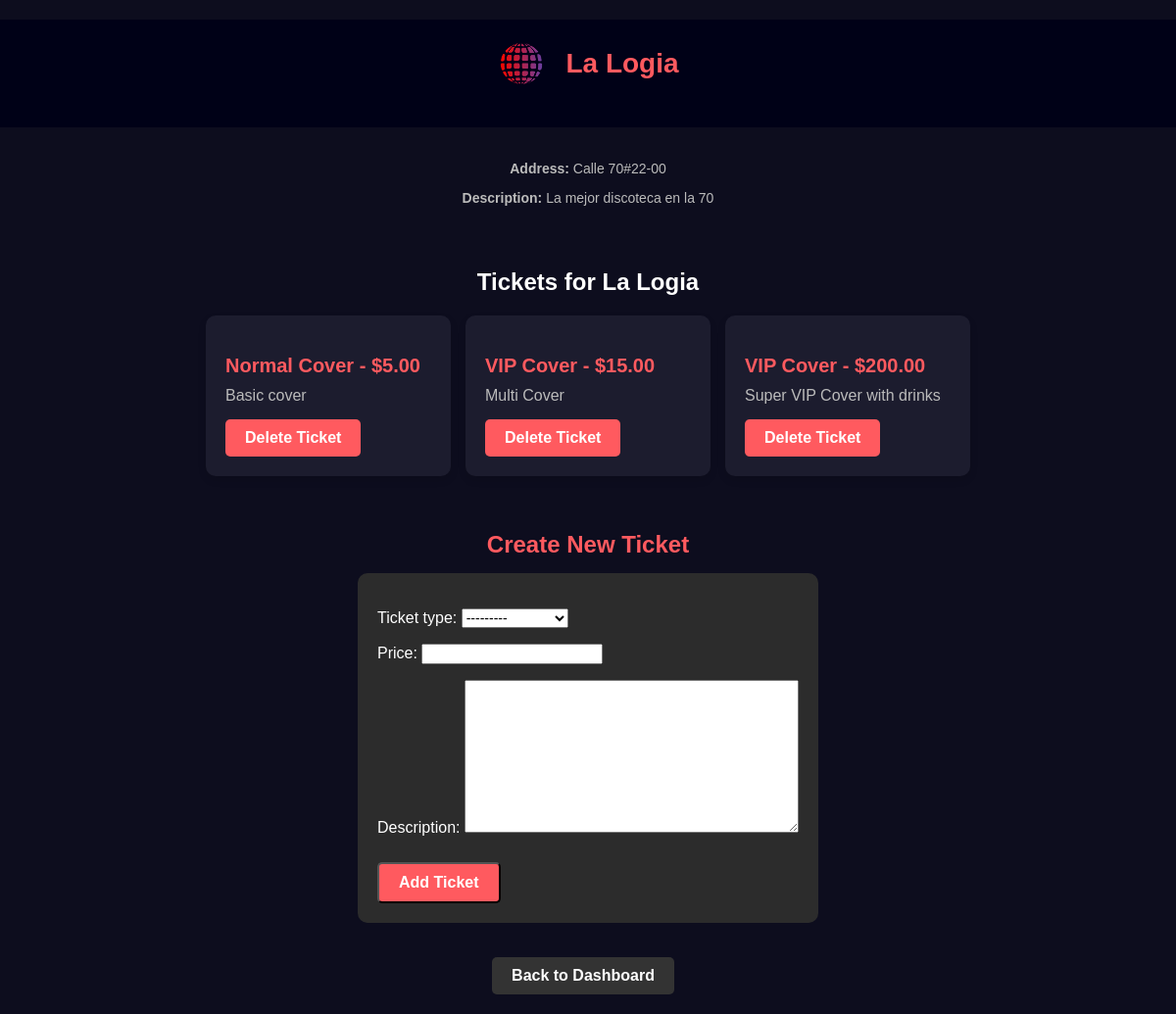
The app's page /en/users/nightclub/5/ (signed in) with its own data.
### tickets/models.py (models this page shows, shortened)
class NightClub(models.Model):
    name = models.CharField(max_length=255)
    address = models.CharField(max_length=255, null=True, blank=True)  # Allow null and blank values
    description = models.TextField(blank=True, null=True)
    image = models.ImageField(upload_to='nightclubs/', blank=True, null=True)
    latitude = models.DecimalField(max_digits=17, decimal_places=15, null=True, blank=True)
    longitude = models.DecimalField(max_digits=17, decimal_places=15, null=True, blank=True)

class Ticket(models.Model):
    TICKET_CHOICES = [
        ('normal', 'Normal Cover'),
        ('vip', 'VIP Cover'),
    ]
    nightclub = models.ForeignKey(NightClub, related_name='tickets', on_delete=models.CASCADE)
    ticket_type = models.CharField(max_length=50, choices=TICKET_CHOICES)
    price = models.DecimalField(max_digits=6, decimal_places=2)
    description = models.TextField(blank=True, null=True)

### users/views.py (the view)
# urls.py: path('nightclub/<int:pk>/', views.nightclub_detail, name='nightclub-detail'),
@staff_member_required
def nightclub_detail(request, pk):
    nightclub = get_object_or_404(NightClub, pk=pk)
    if request.method == 'POST':
        form = TicketForm(request.POST)
        if form.is_valid():
            ticket = form.save(commit=False)
            ticket.nightclub = nightclub  # Assign the nightclub to the ticket
            ticket.save()
            return redirect('nightclub-detail', pk=nightclub.pk)  # Redirect to the same page after ticket creation
    else:
        form = TicketForm()
    tickets = Ticket.objects.filter(nightclub=nightclub)
    return render(request, 'users/nightclub_detail.html', {
        'nightclub': nightclub,
        'tickets': tickets,
        'form': form,
    })

### users/forms.py
class TicketForm(forms.ModelForm):
    class Meta:
        model = Ticket
        fields = ['ticket_type', 'price', 'description']

### users/templates/users/nightclub_detail.html (shortened to what this page needs)
<!DOCTYPE html>
<html lang="en">
<head>
    {% load static %}
    <link rel="stylesheet" href="{% static 'css/styles.css' %}">
</head>
<body>
    <header class="header">
        <div class="logo-section">
            <img src="{% static 'images/logo.png' %}" alt="Logo" class="logo">
            <h1>{{ nightclub.name }}</h1>
        </div>
    </header>
    <div class="nightclub-info centered-section">
        <p><strong>Address:</strong> {{ nightclub.address }}</p>
        <p><strong>Description:</strong> {{ nightclub.description }}</p>
    </div>
    <div class="ticket-section centered-section">
        <h2>Tickets for {{ nightclub.name }}</h2>
        <ul class="tickets-list">
            {% for ticket in tickets %}
            <li class="ticket-card">
                <div class="ticket-info">
                    <h3>{{ ticket.get_ticket_type_display }} - ${{ ticket.price }}</h3>
                    <p>{{ ticket.description }}</p>
                </div>
                <a href="{% url 'delete-ticket' ticket.id %}" class="auth-button red-button">Delete Ticket</a>
            </li>
            {% endfor %}
        </ul>
    </div>
    <div class="centered-section create-ticket-section">
        <h2>Create New Ticket</h2>
        <form method="POST" class="ticket-form">
            {{ form.as_p }}
            <button type="submit" class="auth-button red-button">Add Ticket</button>
        </form>
    </div>
    <div class="centered-section">
        <a href="{% url 'admin-dashboard' %}" class="auth-button back-button">Back to Dashboard</a>
    </div>
</body>
</html>

### tickets/static/css/styles.css (style rules this page uses)
body { background-color: #000117; color: white; font-family: 'Arial', sans-serif; margin: 0; display: flex; flex-direction: column; }
.auth-button { padding: 10px 20px; border-radius: 25px; color: white; font-size: 16px; text-decoration: none; }
.red-button { background-color: #F60800; }
a { text-decoration: none; color: inherit; }
.auth-button { position: relative; padding: 10px 20px; border-radius: 25px; color: white; font-size: 16px; text-decoration: none; background-color: #F60800; }
.auth-button { display: inline-block; padding: 10px 20px; border-radius: 25px; text-decoration: none; color: white; font-size: 16px; margin-right: 10px; }
.nightclub-info { flex-grow: 1; }
.nightclub-info p { font-size: 14px; color: #bbb; }
.logo-section { display: flex; align-items: center; justify-content: center; margin-bottom: 20px; }
.logo { width: 50px; height: auto; margin-right: 10px; }
h1 { font-size: 32px; color: white; margin: 0; }
h2 { color: white; margin-bottom: 20px; }
input[type="text"], input[type="email"], input[type="password"], select { font-size: 14px; }
.auth-button { padding: 10px 20px; border-radius: 25px; color: white; font-size: 16px; text-decoration: none; background-color: #F60800; text-align: center; }
.ticket-card { background-color: #1c1c1c; padding: 15px; border-radius: 10px; box-shadow: 0 4px 8px rgba(0, 0, 0, 0.1); text-align: center; transition: transform 0.3s; }
.ticket-info p { color: #bbb; margin: 5px 0; }

### users/templates/users/nightclub_detail.html (style rules this page uses)
body { font-family: Arial, sans-serif; color: #ffffff; background-color: #0d0d1e; margin: 0; padding: 20px; display: flex; flex-direction: column; align-items: center; }
.header { display: flex; justify-content: center; align-items: center; background-color: #000117; padding: 20px; width: 100%; }
.logo-section { display: flex; align-items: center; gap: 10px; text-align: center; }
.logo { height: 50px; }
.header h1 { color: #FF5A5F; font-size: 28px; }
.centered-section { text-align: center; margin-top: 20px; }
.ticket-section { margin-top: 30px; }
.tickets-list { display: grid; grid-template-columns: repeat(auto-fill, minmax(250px, 1fr)); gap: 15px; padding: 0; list-style-type: none; width: 100%; max-width: 800px; }
.ticket-card { background-color: #1c1c2e; padding: 20px; border-radius: 10px; color: white; transition: box-shadow 0.3s ease, transform 0.3s ease; text-align: left; display: flex; flex-direction: column; align-items: flex-start; }
.ticket-info h3 { color: #FF5A5F; font-size: 20px; margin-bottom: 10px; }
.auth-button { padding: 10px 20px; border-radius: 5px; text-decoration: none; color: #ffffff; background-color: #FF5A5F; font-weight: bold; cursor: pointer; margin-top: 10px; text-align: center; display: inline-block; transition: background-color 0.3s ease; }
.ticket-form { display: inline-block; text-align: left; background-color: #2c2c2c; padding: 20px; border-radius: 10px; color: #ffffff; }
.create-ticket-section h2 { color: #FF5A5F; margin-bottom: 15px; }
.back-button { background-color: #333; margin-top: 15px; }

### records on screen
NightClub: name "La Logia", address "Calle 70#22-00", description "La mejor discoteca en la 70"
Ticket: ticket_type "Normal Cover", price "5.00", description "Basic cover"
Ticket: ticket_type "VIP Cover", price "15.00", description "Multi Cover"
Ticket: ticket_type "VIP Cover", price "200.00", description "Super VIP Cover with drinks"
